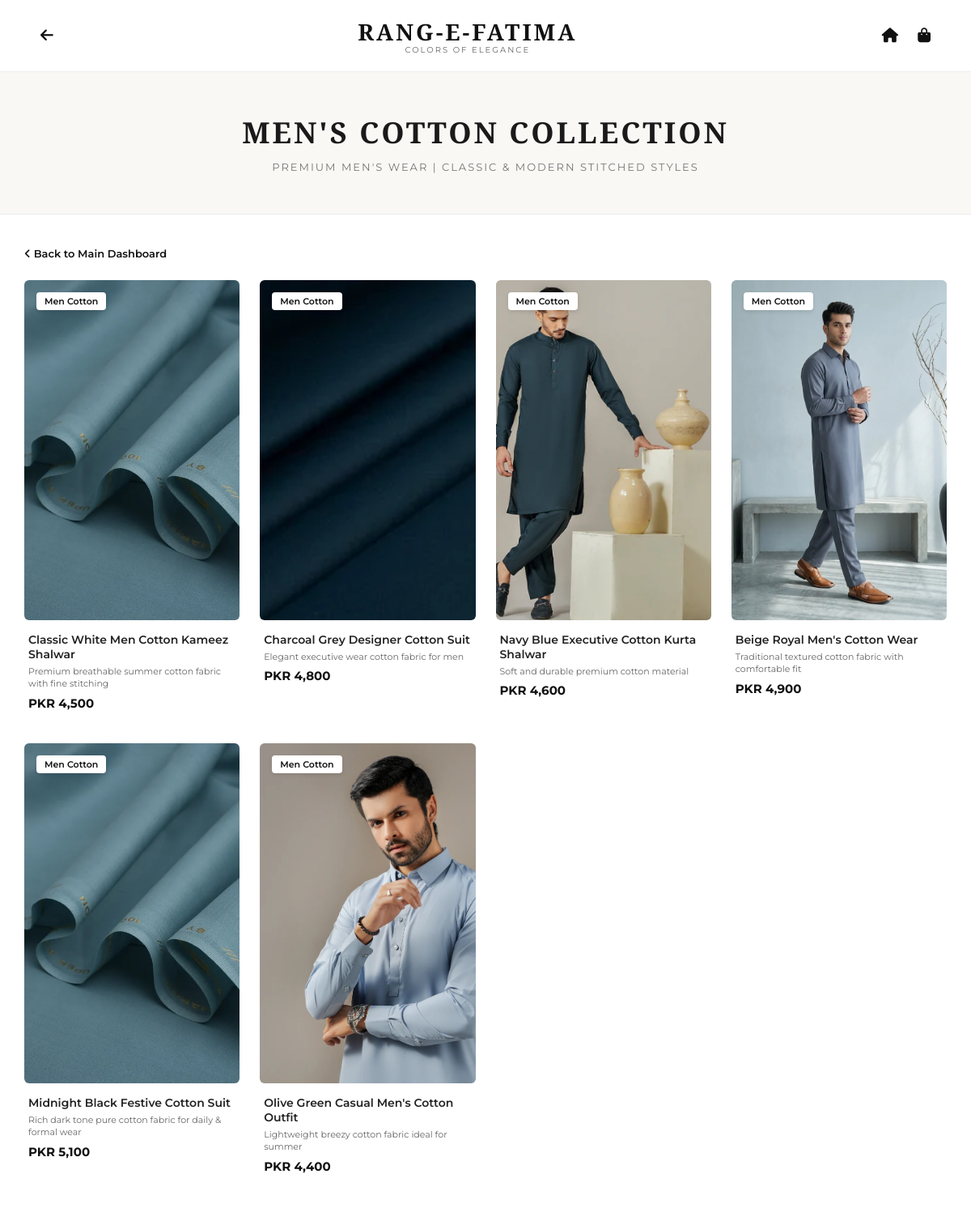
Page /men-cotton on the committed database.
### app.py (models this page shows, shortened)
class Product(db.Model):
    id = db.Column(db.Integer, primary_key=True)
    title = db.Column(db.String(200), nullable=False)
    details = db.Column(db.String(500), nullable=False)
    price = db.Column(db.String(50), nullable=False)
    tag = db.Column(db.String(50), nullable=False)
    image = db.Column(db.String(200), nullable=False)
    category = db.Column(db.String(50), nullable=False) # e.g., 'home', '2pcs', '3pcs', etc.

### app.py (the view)
@app.route('/men-cotton')
def men_cotton_page():
    products = Product.query.filter_by(category='men-cotton').all()
    return render_template('men_cotton.html', products=products)

### templates/men_cotton.html (shortened to what this page needs)
<!DOCTYPE html>
<html lang="en">
<head>
    <link rel="stylesheet" href="https://cdnjs.cloudflare.com/ajax/libs/font-awesome/6.4.0/css/all.min.css">
</head>
<body>
    <header class="main-header">
        <a href="/" class="icon-btn"><i class="fas fa-arrow-left"></i></a>
        <div class="brand-logo">
            <a href="/">
                <h1>RANG-E-FATIMA</h1>
                <p>COLORS OF ELEGANCE</p>
            </a>
        </div>
        <div>
            <a href="/" class="icon-btn"><i class="fas fa-home"></i></a>
            <a href="#" class="icon-btn"><i class="fas fa-shopping-bag"></i></a>
        </div>
    </header>
    <section class="page-header-banner">
        <h1>MEN'S COTTON COLLECTION</h1>
        <p>Premium Men's Wear | Classic & Modern Stitched Styles</p>
    </section>
    <main class="container">
        <div class="back-nav">
            <a href="/"><i class="fas fa-angle-left"></i> Back to Main Dashboard</a>
        </div>
        <div class="product-grid">
            {% for item in products %}
            <div class="product-card">
                <a href="{{ url_for('product_detail', product_id=item.id) }}" class="product-card-link">
                    <div class="card-image-box">
                        <span class="badge">{{ item.tag }}</span>
                        <img src="{{ url_for('static', filename=item.image) }}" alt="{{ item.title }}">
                    </div>
                    <div class="product-info">
                        <h3 class="product-title">{{ item.title }}</h3>
                        <p class="product-details">{{ item.details }}</p>
                        <p class="product-price">{{ item.price }}</p>
                    </div>
                </a>
            </div>
            {% else %}
            <p>No Men's Cotton suits added yet.</p>
            {% endfor %}
        </div>
    </main>
</body>
</html>

### templates/men_cotton.html (style rules this page uses)
* { margin: 0; padding: 0; box-sizing: border-box; font-family: 'Montserrat', sans-serif; }
body { background-color: #ffffff; color: #111111; }
.main-header { display: flex; justify-content: space-between; align-items: center; padding: 20px 40px; border-bottom: 1px solid #eeeeee; background: #ffffff; position: sticky; top: 0; z-index: 100; }
.brand-logo a { text-decoration: none; color: #111111; text-align: center; display: block; }
.brand-logo h1 { font-family: 'Cinzel', serif; font-size: 28px; font-weight: 700; letter-spacing: 3px; text-transform: uppercase; }
.brand-logo p { font-size: 10px; letter-spacing: 2px; color: #666; margin-top: -3px; }
.icon-btn { background: none; border: none; font-size: 18px; color: #111111; margin: 0 10px; cursor: pointer; text-decoration: none; }
.page-header-banner { background: #faf8f5; padding: 50px 20px; text-align: center; border-bottom: 1px solid #ebebeb; }
.page-header-banner h1 { font-family: 'Cinzel', serif; font-size: 36px; margin-bottom: 10px; letter-spacing: 3px; color: #1a1a1a; }
.page-header-banner p { font-size: 13px; color: #777; letter-spacing: 2px; text-transform: uppercase; }
.container { max-width: 1400px; margin: 40px auto; padding: 0 30px; }
.back-nav { margin-bottom: 25px; font-size: 13px; }
.back-nav a { color: #111; text-decoration: none; font-weight: 600; }
.product-grid { display: grid; grid-template-columns: repeat(4, 1fr); gap: 25px; }
.product-card { background: #ffffff; cursor: pointer; }
.product-card-link { text-decoration: none; color: inherit; display: block; }
.card-image-box { position: relative; overflow: hidden; background: #eaeaea; border-radius: 6px; min-height: 420px; }
.card-image-box img { width: 100%; height: 420px; object-fit: cover; display: block; transition: transform 0.5s ease; position: relative; z-index: 2; }
.badge { position: absolute; top: 15px; left: 15px; background: #ffffff; padding: 4px 10px; font-size: 11px; font-weight: 600; border-radius: 4px; box-shadow: 0 2px 5px rgba(0,0,0,0.1); z-index: 3; }
.product-info { padding: 15px 5px; }
.product-title { font-size: 14px; font-weight: 600; margin-bottom: 5px; color: #222222; }
.product-details { font-size: 11px; color: #666666; margin-bottom: 6px; line-height: 1.4; }
.product-price { font-size: 15px; font-weight: 700; color: #111111; }

### rows in the picture
Product: tag "Men Cotton", image (picture), title "Classic White Men Cotton Kameez Shalwar", details "Premium breathable summer cotton fabric with fine stitching", price "PKR 4,500"
Product: tag "Men Cotton", image (picture), title "Charcoal Grey Designer Cotton Suit", details "Elegant executive wear cotton fabric for men", price "PKR 4,800"
Product: tag "Men Cotton", image (picture), title "Navy Blue Executive Cotton Kurta Shalwar", details "Soft and durable premium cotton material", price "PKR 4,600"
Product: tag "Men Cotton", image (picture), title "Beige Royal Men's Cotton Wear", details "Traditional textured cotton fabric with comfortable fit", price "PKR 4,900"
Product: tag "Men Cotton", image (picture), title "Midnight Black Festive Cotton Suit", details "Rich dark tone pure cotton fabric for daily & formal wear", price "PKR 5,100"
Product: tag "Men Cotton", image (picture), title "Olive Green Casual Men's Cotton Outfit", details "Lightweight breezy cotton fabric ideal for summer", price "PKR 4,400"
